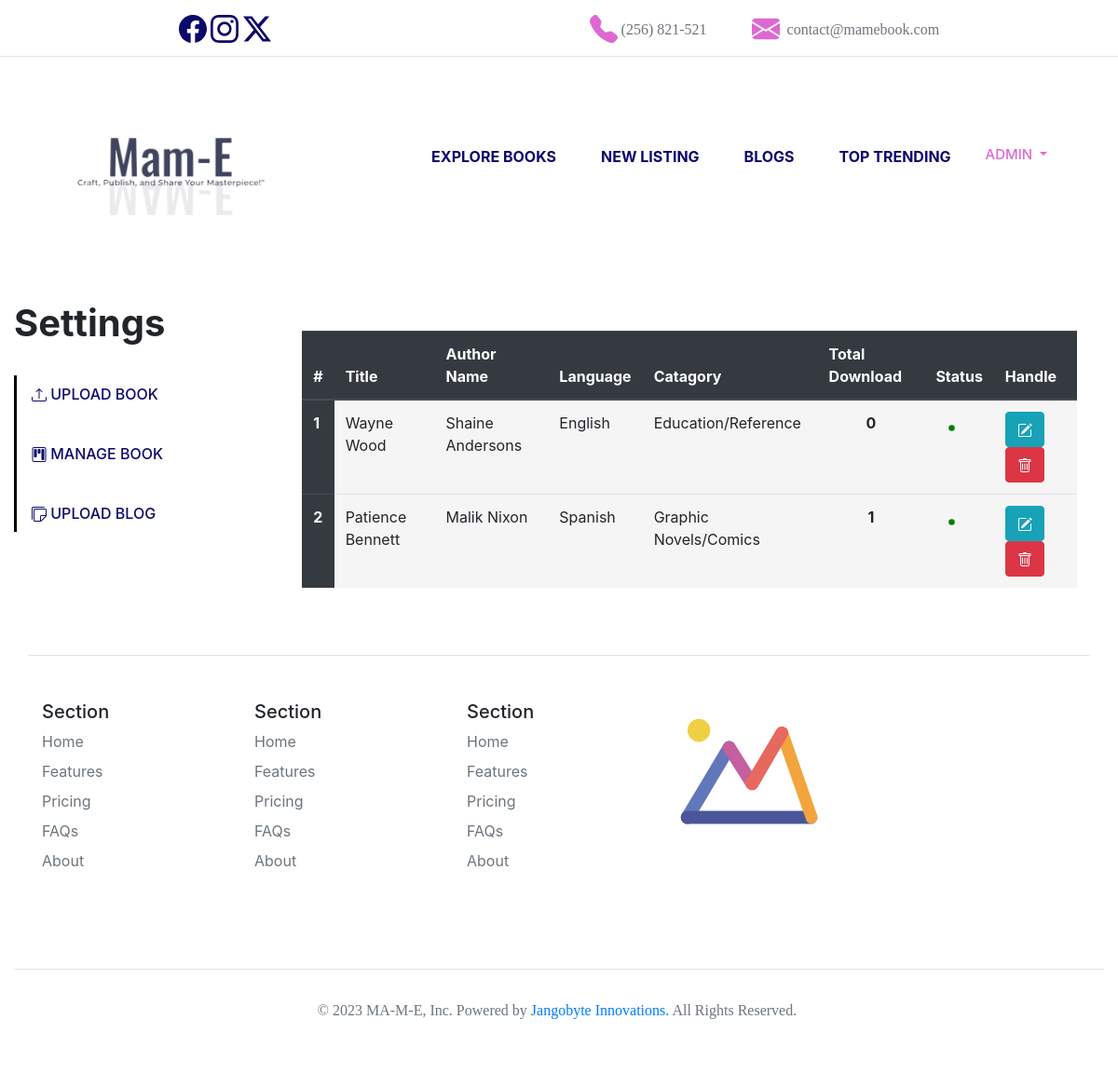
The page /settings/manage-book (signed in) on the database its author committed.
### cmsebook/models.py (models this page shows, shortened)
class bookinfo(models.Model):
    booktitle = models.CharField(default="", max_length=50)
    authorname = models.CharField(default="", max_length=50)
    bookdescription = models.TextField(default="", max_length=500)
    catagory = models.CharField(default="", max_length=50)
    language = models.CharField(default="", max_length=50)
    keyword = models.CharField(default="", max_length=50)
    bookcover = models.FileField(upload_to="bookcovers/")
    bookfile = models.FileField( upload_to="bookpdf/")
    status = models.CharField(default="on", max_length=5)
    uploadby = models.CharField(default="", max_length=50)

### cmsebook/views.py (the view, shortened to what this page needs)
# urls.py: path('settings/manage-book',views.manage_book, name="manage_book"),
def manage_book(request):
    if request.method == "GET":
        id = request.GET.get("id")
        if id == None:
            pass
    download_list = []
    data = bookinfo.objects.filter(uploadby = request.user.username)
    if data is not None:
        for i in data:
            download_list.append(totaldownloaders.objects.filter(bookid = i.id).count())
    param = {
        'data' : zip(data,download_list)
    }
    return render(request, "manage-book.html", param)

### templates/manage-book.html (shortened to what this page needs)
{% extends "profile.html" %}
{% block Settings %}
  <div class="container p-2 mt-4" >
        <table class="table" style="background-color: whitesmoke;">
            <thead class="thead-dark">
              <tr>
                <th scope="col">#</th>
                <th scope="col">Title</th>
                <th scope="col">Author Name</th>
                <th scope="col">Language</th>
                <th scope="col">Catagory</th>
                <th scope="col">Total Download</th>
                <th scope="col">Status</th>
                <th scope="col">Handle</th>
              </tr>
            </thead>
            <tbody class="thead-dark">
                {% for i,j in data %}
                <tr>
                    <th scope="row">{{forloop.counter}}</th>
                    <td>{{i.booktitle}}</td>
                    <td>{{i.authorname}}</td>
                    <td>{{i.language}}</td>
                    <td>{{i.catagory}} </td>
                    <td class="text-center"><b>{{j}} </b></td>
                    <td>
                        {% if i.status == "on" %}
                          <svg xmlns="http://www.w3.org/2000/svg" width="35" height="35" fill="green" class="bi bi-dot" viewBox="0 0 16 16">
                            <path d="M8 9.5a1.5 1.5 0 1 0 0-3 1.5 1.5 0 0 0 0 3"/>
                          </svg>
                        {% else %}
                        <svg xmlns="http://www.w3.org/2000/svg" width="35" height="35" fill="red" class="bi bi-dot" viewBox="0 0 16 16">
                          <path d="M8 9.5a1.5 1.5 0 1 0 0-3 1.5 1.5 0 0 0 0 3"/>
                        </svg>
                        {% endif %}
                    </td>
                    <td>
                    <button type="button" class="btn btn-info" data-toggle="modal" data-target="#k_{{ i.id }}">
                    </button>
                      <button type="button" class="btn btn-danger" data-toggle="modal" data-target="#del_{{ i.id }}">
                      </button>
                  </td>
                  </tr>
                {% endfor %}
            </tbody>
        </table>
    </div>
{% endblock Settings %}

### templates/structure.html (shortened to what this page needs)
<!DOCTYPE html>
<html lang="en">
  <head>
    <link
      rel="stylesheet"
      href="https://cdn.jsdelivr.net/npm/bootstrap@4.4.1/dist/css/bootstrap.min.css"
    />
    {% load static %}
    <link rel="stylesheet" href="{% static 'css/style.css' %}" />
  </head>
  <body id="top">
    <div class="container-fliud border-bottom" >
      <div class="container icons d-flex justify-content-around pt-3">
        <div class="social_media">
          <a href="#" class="">
          </a>
          <a href="#" class="m-0">
          </a>
          <a href="#" class="m-0">
            <svg
              xmlns="http://www.w3.org/2000/svg"
              width="30"
              height="30"
              fill="#0c096b"
              class="bi bi-twitter-x"
              viewBox="0 0 16 16"
            >
              <path
                d="M12.6.75h2.454l-5.36 6.142L16 15.25h-4.937l-3.867-5.07-4.425 5.07H.316l5.733-6.57L0 .75h5.063l3.495 4.633L12.601.75Zm-.86 13.028h1.36L4.323 2.145H2.865l8.875 11.633Z"
              />
            </svg>
          </a>
        </div>
        <div class="quick_contact d-flex">
          <div class="quick_number d-flex mx-4 px-4">
            <p class="text-muted pt-1">&nbsp;(256) 821-521</p>
          </div>
          <div class="quick_mail d-flex">
            <p class="text-muted pt-1">&nbsp; contact@mamebook.com</p>
          </div>
        </div>
      </div>
    </div>
    <div class="container-fluid main-ctr">
      <nav class="navbar navbar-expand-lg navbar-light pt-2 mx-4 px-4">
        <a class="navbar-brand" href="/">
          <img src="{%static 'img/logo.png'%}" style="width: 15rem" />
        </a>
        <div
          class="collapse navbar-collapse justify-content-end"
          style="padding-bottom: 3rem"
          id="navbarNav"
        >
          <ul class="navbar-nav">
            <li class="nav-item mx-3">
              <a class="nav-link text-uppercase" href="/all-books"
                >Explore Books
              </a>
            </li>
            <li class="nav-item mx-3">
              <a class="nav-link text-uppercase" href="#">New Listing </a>
            </li>
            <li class="nav-item mx-3">
              <a class="nav-link text-uppercase" href="#">Blogs </a>
            </li>
            <li class="nav-item mx-3">
              <a class="nav-link text-uppercase" href="/top-trend"
                >Top Trending
              </a>
            </li>
            {% if user.is_authenticated %}
            <div class="dropdown">
              <button
                class="btn dropdown-toggle text-uppercase"
                style="font-size: 15px; color: #de68d2; font-weight: 500"
                type="button"
                id="dropdownMenu2"
                data-toggle="dropdown"
                aria-haspopup="true"
                aria-expanded="false"
              >
                {{request.user.username}}
              </button>
            </div>
            {% else %}
            <li class="nav-item mx-3 login_btn">
              <a class="nav-link text-uppercase" href="/log-in">
                &nbsp;&nbsp;&nbsp; Login &nbsp;&nbsp;&nbsp;
              </a>
            </li>
            {% endif %}
          </ul>
        </div>
      </nav>
    </div>
    {% block body %}{% endblock body %}
    <div class="container">
      <footer class="row row-cols-5 py-5 my-5 border-top">
        <div class="col">
          <h5>Section</h5>
          <ul class="nav flex-column">
            <li class="nav-item mb-2">
              <a href="#" class="nav-link p-0 text-muted">Home</a>
            </li>
            <li class="nav-item mb-2">
              <a href="#" class="nav-link p-0 text-muted">Features</a>
            </li>
            <li class="nav-item mb-2">
              <a href="#" class="nav-link p-0 text-muted">Pricing</a>
            </li>
            <li class="nav-item mb-2">
              <a href="#" class="nav-link p-0 text-muted">FAQs</a>
            </li>
            <li class="nav-item mb-2">
              <a href="#" class="nav-link p-0 text-muted">About</a>
            </li>
          </ul>
        </div>
        <div class="col">
          <h5>Section</h5>
          <ul class="nav flex-column">
            <li class="nav-item mb-2">
              <a href="#" class="nav-link p-0 text-muted">Home</a>
            </li>
            <li class="nav-item mb-2">
              <a href="#" class="nav-link p-0 text-muted">Features</a>
            </li>
            <li class="nav-item mb-2">
              <a href="#" class="nav-link p-0 text-muted">Pricing</a>
            </li>
            <li class="nav-item mb-2">
              <a href="#" class="nav-link p-0 text-muted">FAQs</a>
            </li>
            <li class="nav-item mb-2">
              <a href="#" class="nav-link p-0 text-muted">About</a>
            </li>
          </ul>
        </div>
        <div class="col">
          <h5>Section</h5>
          <ul class="nav flex-column">
            <li class="nav-item mb-2">
              <a href="#" class="nav-link p-0 text-muted">Home</a>
            </li>
            <li class="nav-item mb-2">
              <a href="#" class="nav-link p-0 text-muted">Features</a>
            </li>
            <li class="nav-item mb-2">
              <a href="#" class="nav-link p-0 text-muted">Pricing</a>
            </li>
            <li class="nav-item mb-2">
              <a href="#" class="nav-link p-0 text-muted">FAQs</a>
            </li>
            <li class="nav-item mb-2">
              <a href="#" class="nav-link p-0 text-muted">About</a>
            </li>
          </ul>
        </div>
        <div class="col">
        </div>
      </footer>
    </div>
    <div class="container-fluid">
      <footer
        class="d-flex flex-wrap justify-content-center align-items-center py-3 my-4 border-top"
      >
        <p class="text-muted pt-3">&copy; 2023 MA-M-E, Inc.</p>
        <p class="text-muted pt-3 px-1">
          Powered by
          <a href="https://www.linkedin.com/company/jangobyte-innovations/" target="_blank"
            >Jangobyte Innovations.
          </a>
          All Rights Reserved.
        </p>
      </footer>
    </div>
  </body>
</html>

### static/css/style.css (style rules this page uses)
.icons a { text-decoration: none; }
.navbar-nav li a { color: #0c096b !important; font-weight: 700; font-size: 1rem; }

### rows shown on the page
bookinfo: booktitle "Wayne Wood", authorname "Shaine Andersons", language "English", catagory "Education/Reference", j "0", status "on" (drawn)
bookinfo: booktitle "Patience Bennett", authorname "Malik Nixon", language "Spanish", catagory "Graphic Novels/Comics", j "1", status "on" (drawn)

### other values the page prints
{{ request.user.username }} "ADMIN"
